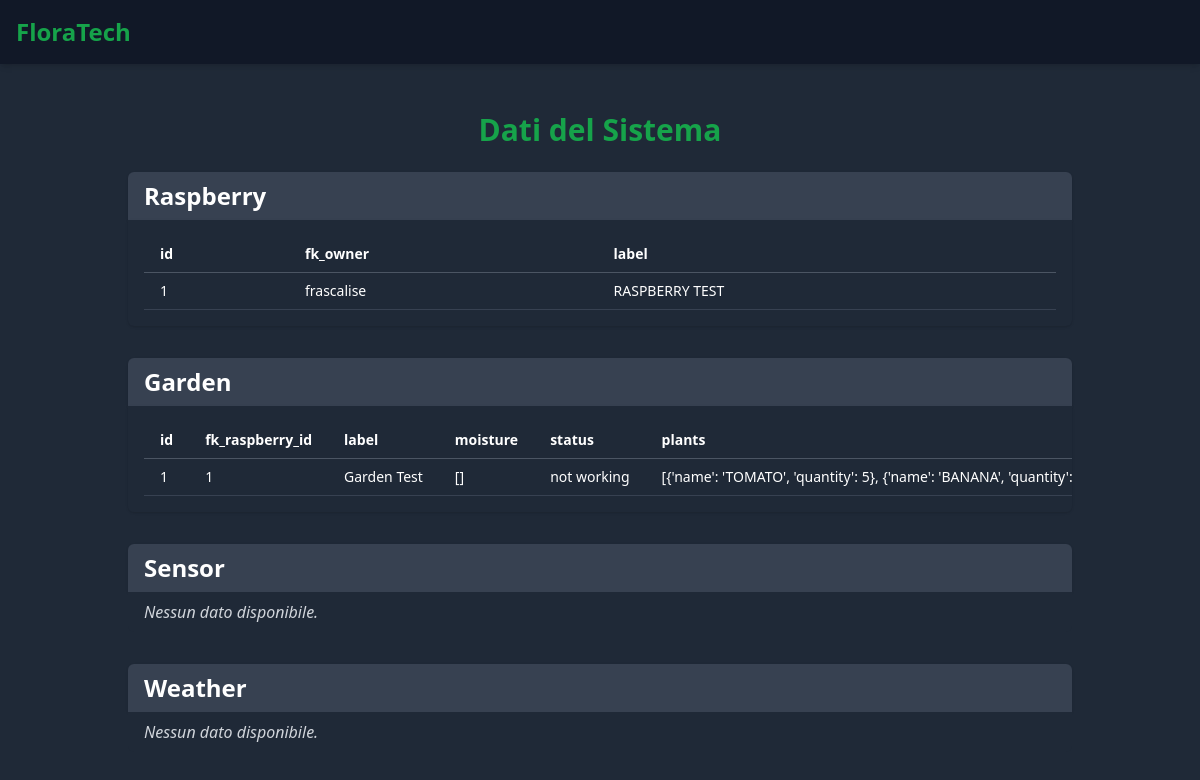
Page /api/show_all/ on the earlier database version.
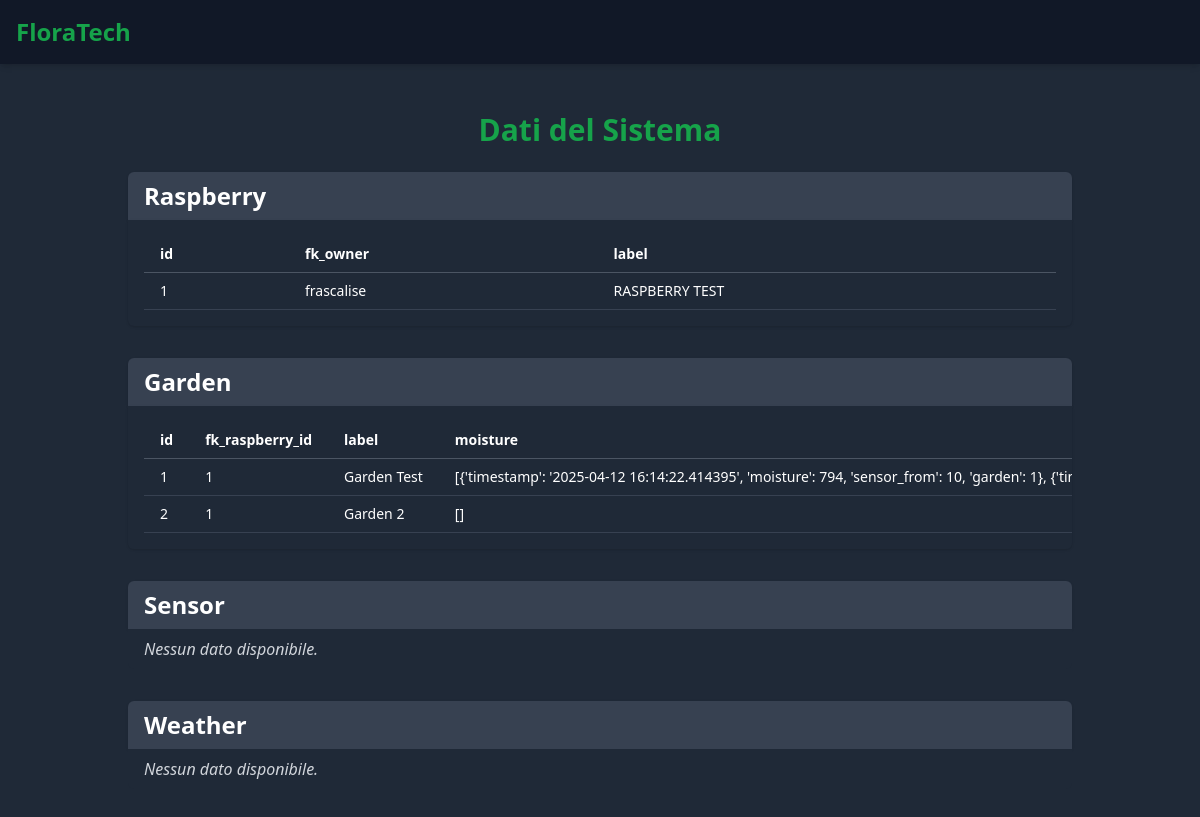
Same page on the later database version.
### accounts/models.py (models this page shows)
class Raspberry(models.Model):
    id = models.AutoField(primary_key=True)
    fk_owner = models.CharField(max_length=50)
    label = models.CharField(max_length=50)

class Garden(models.Model):
    id = models.AutoField(primary_key=True)
    fk_raspberry = models.ForeignKey(Raspberry, on_delete=models.CASCADE)
    label = models.CharField(max_length=50)
    moisture = models.JSONField(default=list)
    status = models.CharField(default="not working", max_length=50) # [ working, not working ]
    plants = models.JSONField(default=list)

### FloraTech/views.py (the view)
# urls.py: path("api/show_all/", show_all, name="show_all"),
def show_all(request):
    raspberry = Raspberry.objects.all().values()
    garden = Garden.objects.all().values()
    sensor = Sensor.objects.all().values()
    weather = Weather.objects.all().values()
    data = {
        'raspberry': list(raspberry),
        'garden': list(garden),
        'sensor': list(sensor),
        'weather': list(weather),
    }
    return render(request, 'api/show_all.html', {'data': data})

### templates/api/show_all.html (shortened to what this page needs)
{% extends "base.html" %}
{% block content %}
<div class="container mx-auto px-4 py-6">
    <h1 class="text-3xl font-bold text-green-600 mb-6 text-center">Dati del Sistema</h1>
    {% for key, items in data.items %}
    <div class="mb-8">
        <h2 class="text-2xl font-semibold text-white bg-gray-700 px-4 py-2 rounded-t-md shadow">
            {{ key|capfirst }}
        </h2>
        {% if items %}
        <div class="bg-gray-800 text-white p-4 rounded-b-md shadow overflow-x-auto">
            <table class="min-w-full text-sm text-left">
                <thead class="border-b border-gray-600">
                    <tr>
                        {% for field in items.0.keys %}
                        <th class="px-4 py-2">{{ field }}</th>
                        {% endfor %}
                    </tr>
                </thead>
                <tbody>
                    {% for item in items %}
                    <tr class="border-b border-gray-700 hover:bg-gray-700">
                        {% for value in item.values %}
                        <td class="px-4 py-2 whitespace-nowrap">{{ value }}</td>
                        {% endfor %}
                    </tr>
                    {% endfor %}
                </tbody>
            </table>
        </div>
        {% else %}
        <p class="text-gray-300 italic px-4 py-2 bg-gray-800 rounded-b-md">Nessun dato disponibile.</p>
        {% endif %}
    </div>
    {% endfor %}
</div>
{% endblock %}

Differences in the rows shown:
added Garden: values "2" "1" "Garden 2" "[]"
Other differences:
new list line: "[{'timestamp': '2025-04-12 16:14:22.414395', 'moisture': 794, 'sensor_from': 10, 'garden': 1},…"
list line gone: "status"
list line gone: "plants"
list line gone: "not working"
list line gone: "[{'name': 'TOMATO', 'quantity': 5}, {'name': 'BANANA', 'quantity':…"
